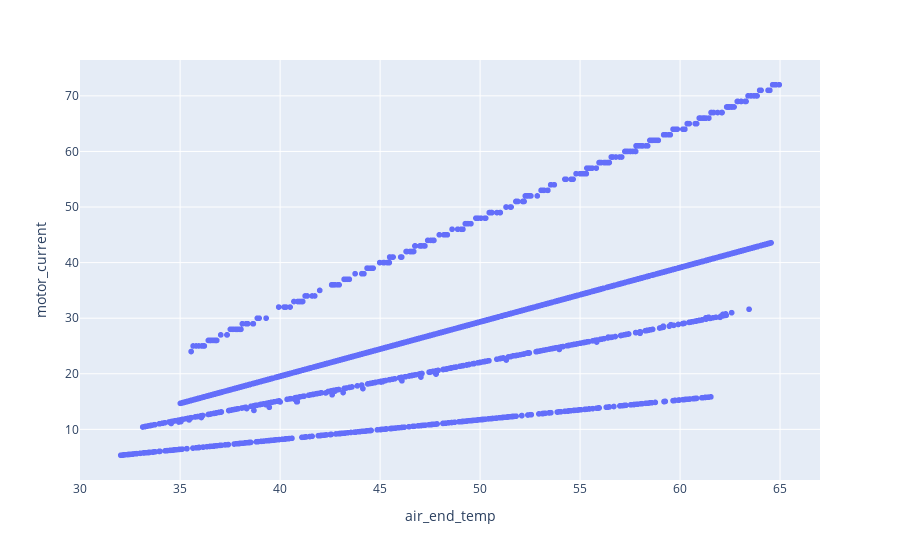

This figure's notebook cell:
### Code cell
fig = px.scatter(X, x="air_end_temp", y="motor_current")
fig.show()

### Figure 1 — Plotly figure (JSON) as saved in the notebook; plotly's stock layout.template omitted (floating-point values rounded to 4 significant figures; data arrays with more than 128 entries replaced by an {"elided": "..."} marker saying what was removed)
{"data": [{"hovertemplate": "air_end_temp=%{x}<br>motor_current=%{y}<extra></extra>", "legendgroup": "", "marker": {"color": "#636efa", "symbol": "circle"}, "mode": "markers", "name": "", "showlegend": false, "type": "scattergl", "x": {"elided": "2463 float values"}, "xaxis": "x", "y": {"elided": "2463 float values"}, "yaxis": "y"}], "layout": {"legend": {"tracegroupgap": 0}, "margin": {"t": 60}, "xaxis": {"anchor": "y", "domain": [0, 1], "title": {"text": "air_end_temp"}}, "yaxis": {"anchor": "x", "domain": [0, 1], "title": {"text": "motor_current"}}}}
